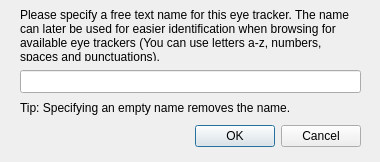
<?xml version="1.0" encoding="UTF-8"?>
<ui version="4.0">
 <class>SetNameDialog</class>
 <widget class="QDialog" name="SetNameDialog">
  <property name="geometry">
   <rect>
    <x>0</x>
    <y>0</y>
    <width>380</width>
    <height>162</height>
   </rect>
  </property>
  <property name="minimumSize">
   <size>
    <width>380</width>
    <height>162</height>
   </size>
  </property>
  <property name="windowTitle">
   <string>Set Eye Tracker Name</string>
  </property>
  <property name="windowIcon">
   <iconset resource="Icons.qrc">
    <normaloff>:/tetserver-browser.ico</normaloff>:/tetserver-browser.ico</iconset>
  </property>
  <widget class="QDialogButtonBox" name="buttonBox">
   <property name="geometry">
    <rect>
     <x>30</x>
     <y>120</y>
     <width>331</width>
     <height>32</height>
    </rect>
   </property>
   <property name="orientation">
    <enum>Qt::Horizontal</enum>
   </property>
   <property name="standardButtons">
    <set>QDialogButtonBox::Cancel|QDialogButtonBox::Ok</set>
   </property>
  </widget>
  <widget class="QLabel" name="label">
   <property name="geometry">
    <rect>
     <x>20</x>
     <y>10</y>
     <width>341</width>
     <height>51</height>
    </rect>
   </property>
   <property name="text">
    <string>Please specify a free text name for this eye tracker. The name can later be used for easier identification when browsing for available eye trackers (You can use letters a-z, numbers, spaces and punctuations). </string>
   </property>
   <property name="wordWrap">
    <bool>true</bool>
   </property>
  </widget>
  <widget class="QLineEdit" name="nameTextBox">
   <property name="geometry">
    <rect>
     <x>20</x>
     <y>70</y>
     <width>341</width>
     <height>23</height>
    </rect>
   </property>
  </widget>
  <widget class="QLabel" name="label_2">
   <property name="geometry">
    <rect>
     <x>20</x>
     <y>100</y>
     <width>341</width>
     <height>16</height>
    </rect>
   </property>
   <property name="text">
    <string>Tip: Specifying an empty name removes the name.</string>
   </property>
  </widget>
 </widget>
 <resources>
  <include location="Icons.qrc"/>
 </resources>
 <connections>
  <connection>
   <sender>buttonBox</sender>
   <signal>accepted()</signal>
   <receiver>SetNameDialog</receiver>
   <slot>accept()</slot>
   <hints>
    <hint type="sourcelabel">
     <x>248</x>
     <y>254</y>
    </hint>
    <hint type="destinationlabel">
     <x>157</x>
     <y>274</y>
    </hint>
   </hints>
  </connection>
  <connection>
   <sender>buttonBox</sender>
   <signal>rejected()</signal>
   <receiver>SetNameDialog</receiver>
   <slot>reject()</slot>
   <hints>
    <hint type="sourcelabel">
     <x>316</x>
     <y>260</y>
    </hint>
    <hint type="destinationlabel">
     <x>286</x>
     <y>274</y>
    </hint>
   </hints>
  </connection>
 </connections>
</ui>
